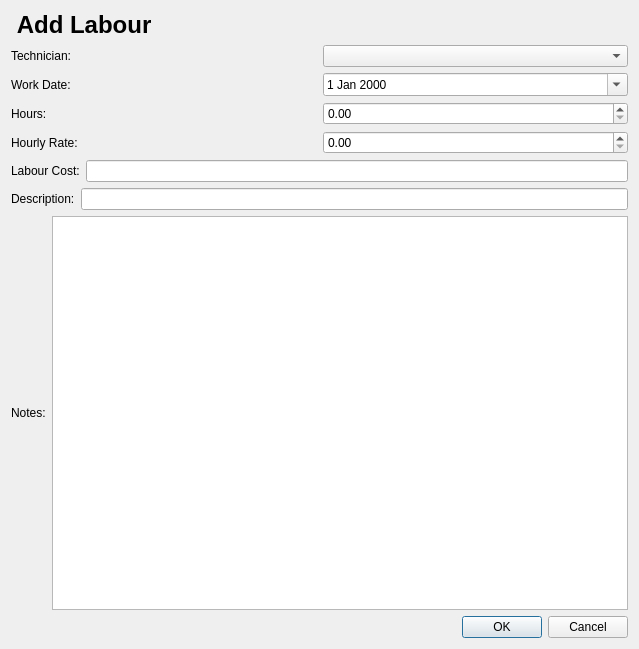
<?xml version="1.0" encoding="UTF-8"?>
<ui version="4.0">
 <class>WorkOrderLabourDialog</class>
 <widget class="QDialog" name="WorkOrderLabourDialog">
  <property name="geometry">
   <rect>
    <x>0</x>
    <y>0</y>
    <width>639</width>
    <height>649</height>
   </rect>
  </property>
  <property name="windowTitle">
   <string> Add Labour</string>
  </property>
  <layout class="QVBoxLayout" name="verticalLayout">
   <item>
    <widget class="QLabel" name="lblTitle">
     <property name="font">
      <font>
       <pointsize>18</pointsize>
       <bold>true</bold>
      </font>
     </property>
     <property name="text">
      <string> Add Labour</string>
     </property>
    </widget>
   </item>
   <item>
    <layout class="QHBoxLayout" name="horizontalLayout">
     <item>
      <widget class="QLabel" name="lblTechnician">
       <property name="text">
        <string>Technician:</string>
       </property>
      </widget>
     </item>
     <item>
      <widget class="QComboBox" name="cmbTechnician"/>
     </item>
    </layout>
   </item>
   <item>
    <layout class="QHBoxLayout" name="horizontalLayout_2">
     <item>
      <widget class="QLabel" name="lblWorkDate">
       <property name="text">
        <string>Work Date:</string>
       </property>
      </widget>
     </item>
     <item>
      <widget class="QDateEdit" name="dtWorkDate">
       <property name="calendarPopup">
        <bool>true</bool>
       </property>
      </widget>
     </item>
    </layout>
   </item>
   <item>
    <layout class="QHBoxLayout" name="horizontalLayout_3">
     <item>
      <widget class="QLabel" name="lblHours">
       <property name="text">
        <string>Hours:</string>
       </property>
      </widget>
     </item>
     <item>
      <widget class="QDoubleSpinBox" name="dsbHours">
       <property name="maximum">
        <double>9999.000000000000000</double>
       </property>
       <property name="singleStep">
        <double>0.250000000000000</double>
       </property>
      </widget>
     </item>
    </layout>
   </item>
   <item>
    <layout class="QHBoxLayout" name="horizontalLayout_4">
     <item>
      <widget class="QLabel" name="lblHourluRate">
       <property name="text">
        <string>Hourly Rate:</string>
       </property>
      </widget>
     </item>
     <item>
      <widget class="QDoubleSpinBox" name="dsbHourlyRate">
       <property name="maximum">
        <double>999999.989999999990687</double>
       </property>
      </widget>
     </item>
    </layout>
   </item>
   <item>
    <layout class="QHBoxLayout" name="horizontalLayout_5">
     <item>
      <widget class="QLabel" name="lblLabourCost">
       <property name="text">
        <string>Labour Cost:</string>
       </property>
      </widget>
     </item>
     <item>
      <widget class="QLineEdit" name="txtLabourCost">
       <property name="readOnly">
        <bool>true</bool>
       </property>
      </widget>
     </item>
    </layout>
   </item>
   <item>
    <layout class="QHBoxLayout" name="horizontalLayout_6">
     <item>
      <widget class="QLabel" name="lblDescription">
       <property name="text">
        <string>Description:</string>
       </property>
      </widget>
     </item>
     <item>
      <widget class="QLineEdit" name="txtDescription"/>
     </item>
    </layout>
   </item>
   <item>
    <layout class="QHBoxLayout" name="horizontalLayout_7">
     <item>
      <widget class="QLabel" name="lblNotes">
       <property name="text">
        <string>Notes:</string>
       </property>
      </widget>
     </item>
     <item>
      <widget class="QPlainTextEdit" name="txtNotes"/>
     </item>
    </layout>
   </item>
   <item>
    <widget class="QDialogButtonBox" name="buttonBox">
     <property name="orientation">
      <enum>Qt::Orientation::Horizontal</enum>
     </property>
     <property name="standardButtons">
      <set>QDialogButtonBox::StandardButton::Cancel|QDialogButtonBox::StandardButton::Ok</set>
     </property>
    </widget>
   </item>
  </layout>
 </widget>
 <resources/>
 <connections>
  <connection>
   <sender>buttonBox</sender>
   <signal>accepted()</signal>
   <receiver>WorkOrderLabourDialog</receiver>
   <slot>accept()</slot>
   <hints>
    <hint type="sourcelabel">
     <x>248</x>
     <y>254</y>
    </hint>
    <hint type="destinationlabel">
     <x>157</x>
     <y>274</y>
    </hint>
   </hints>
  </connection>
  <connection>
   <sender>buttonBox</sender>
   <signal>rejected()</signal>
   <receiver>WorkOrderLabourDialog</receiver>
   <slot>reject()</slot>
   <hints>
    <hint type="sourcelabel">
     <x>316</x>
     <y>260</y>
    </hint>
    <hint type="destinationlabel">
     <x>286</x>
     <y>274</y>
    </hint>
   </hints>
  </connection>
 </connections>
</ui>
